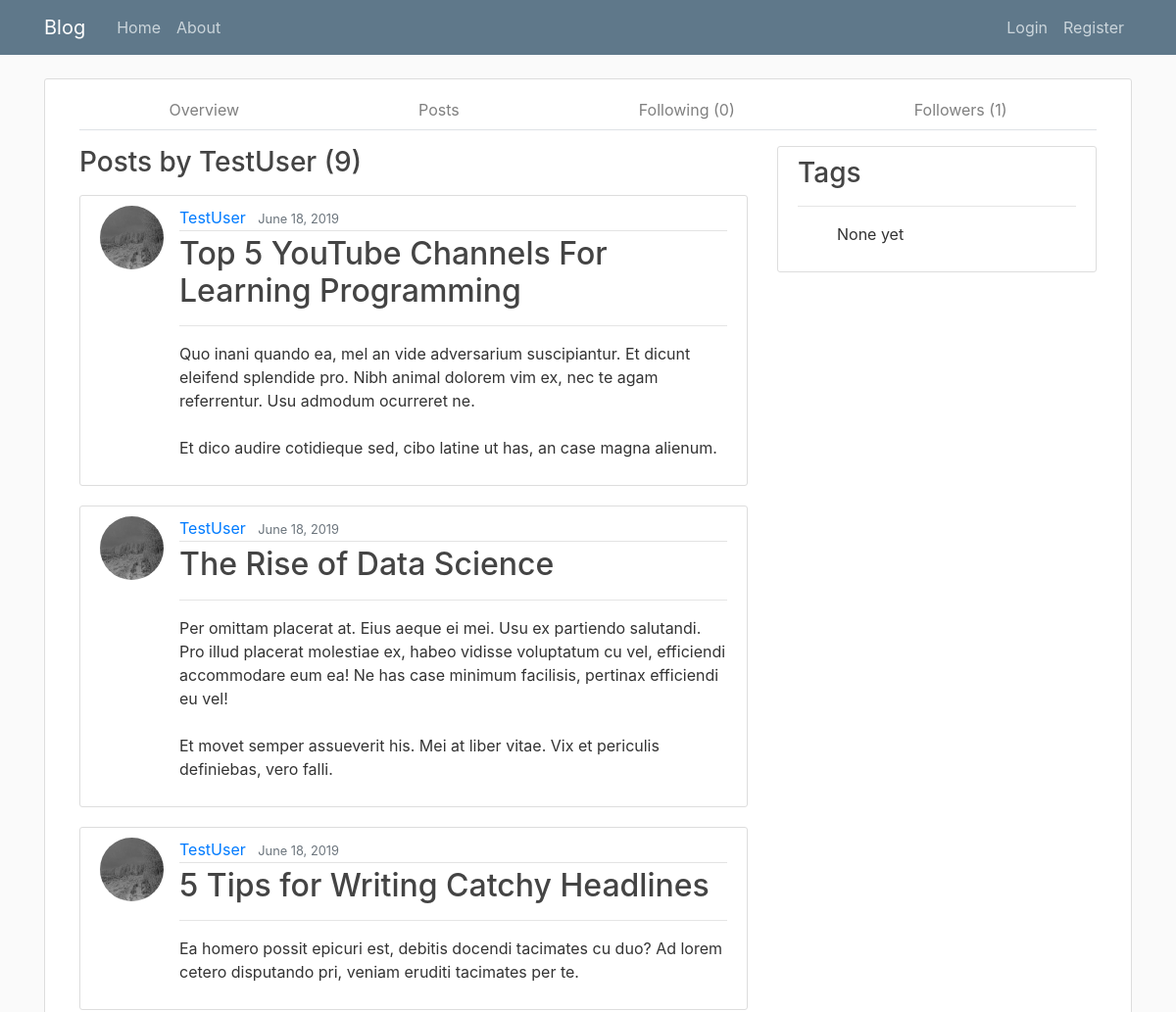
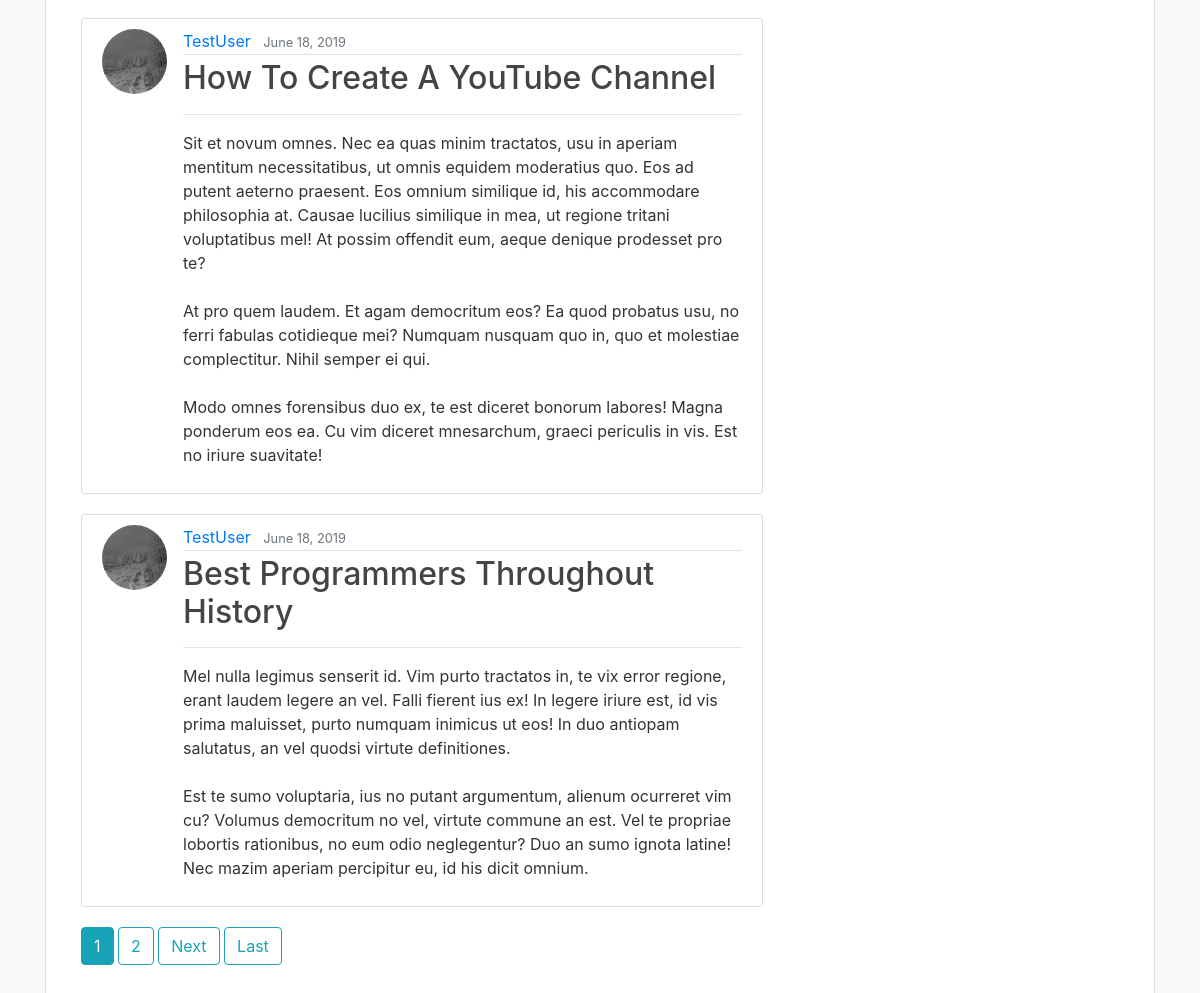
The page /user/TestUser/posts/ on the database its author committed (2 pictures, top to bottom).
### blog/models.py (models this page shows, shortened)
class Post(models.Model):
    title = models.CharField(max_length=100)
    content = models.TextField()
    date_posted = models.DateTimeField(default=timezone.now)
    author = models.ForeignKey(User, on_delete=models.CASCADE)
    image = models.ImageField(blank=True, null=True, upload_to='blog_pics')
    tags = TaggableManager()

### users/models.py (models this page shows, shortened)
class Profile(models.Model):
    user = models.OneToOneField(User, on_delete = models.CASCADE)
    image = models.ImageField(default='default.jpg', upload_to='profile_pics')
    relationships = models.ManyToManyField('self', through='Relationship',
                                           symmetrical=False,
                                           related_name='related_to')
    def get_relationships(self, status):
        return self.relationships.filter(
            to_people__status=status,
            to_people__from_person=self)
    def get_related_to(self, status):
        return self.related_to.filter(
            from_people__status=status,
            from_people__to_person=self)
    def get_following(self):
        return self.get_relationships(RELATIONSHIP_FOLLOWING)
    def get_followers(self):
        return self.get_related_to(RELATIONSHIP_FOLLOWING)

### blog/views.py (the view)
# urls.py: path('user/<str:username>/posts/', UserPostListView.as_view(), name = 'profile-posts'),
class UserPostListView(ListView):
    model = Post
    template_name = 'users/profile_posts.html'  # <app>/<model?_<viewtype>.html
    context_object_name = 'posts'
    paginate_by = 5
    def get_queryset(self):
        user = get_object_or_404(User, username=self.kwargs.get('username'))
        return Post.objects.filter(author=user).order_by('-date_posted')
    def get_context_data(self, **kwargs):
        user = get_object_or_404(User, username=self.kwargs.get('username'))
        context = super(UserPostListView, self).get_context_data(**kwargs)
        context['user'] = user
        context['tags'] = Tag.objects.all()
        context['follower_count'] = Profile.objects.get(user=user).get_followers().count()
        context['following_count'] = Profile.objects.get(user=user).get_following().count()
        return context

### users/templates/users/profile_posts.html (shortened to what this page needs)
{% extends "blog/base_profile.html" %}
{% block profile %}
<div class="container">
  <div class="row">
    <div class="col-md-8">
    <h3 class="mb-3">Posts by {{ view.kwargs.username }} ({{ page_obj.paginator.count }})</h3>
    {% include "blog/posts_with_pagination.html" %}
    </div>
    <div class="col-md-4">
      <div class="content-section">
        <h3>Tags</h3>
        <hr>
          <ul>
            {% if tags %}
              {% for tag in tags %}
                <li class='text-muted'>{{ tag }}</li>
              {% endfor %}
            {% else %}
                <p>None yet</p>
            {% endif %}
          </ul>
      </div>
    </div>
  </div>
</div>
{% endblock %}

### blog/templates/blog/base_profile.html (shortened to what this page needs)
{% extends "blog/base_else.html" %}
{% block content2 %}
<div class="content-section">
  <div class="container navbar-expand-md navbar-light bg-white pb-3">
      <div class="collapse navbar-collapse" id="navbarToggleProfile">
        <div class="navbar-nav nav-tabs nav-fill w-100 align-items-start">
          <a class="nav-item nav-link" href="{% url 'profile' user.username %}">Overview</a>
          <a class="nav-item nav-link" href="{% url 'profile-posts' user.username %}">Posts</a>
          <a class="nav-item nav-link" href="{% url 'profile-following' user.username %}">Following ({{ following_count }})</a>
          <a class="nav-item nav-link" href="{% url 'profile-followers' user.username %}">Followers ({{ follower_count }})</a>
        </div>
      </div>
  </div>
      {% block profile %}
      {% endblock profile %}
</div>
{% endblock %}

### blog/templates/blog/base_else.html (shortened to what this page needs)
{% extends "blog/base.html" %}
{% block misc %}
  <main role="main" class="container">
    <div class="row justify-content-center">
      <div class="col-md-12">
        {% block content2 %}{% endblock %}
      </div>
    </div>
  </main>
{% endblock %}

### blog/templates/blog/base.html (shortened to what this page needs)
{% load staticfiles %}
<!DOCTYPE html>
<html lang="en">
<head>
    <link rel="stylesheet" href="https://maxcdn.bootstrapcdn.com/bootstrap/4.0.0/css/bootstrap.min.css">
    <link rel="stylesheet" type="text/css" href="{% static 'blog/main.css' %}">
</head>
<body>
    <header class="site-header">
      <nav class="navbar navbar-expand-md navbar-dark bg-steel fixed-top">
        <div class="container">
          <a class="navbar-brand mr-4" href="{% url 'blog-home' %}">Blog</a>
          <div class="collapse navbar-collapse" id="navbarToggle">
            <div class="navbar-nav mr-auto">
              <a class="nav-item nav-link" href="{% url 'blog-home' %}">Home</a>
              <a class="nav-item nav-link" href="{% url 'blog-about' %}">About</a>
            </div>
            <div class="navbar-nav">
              {% if request.user.is_authenticated %}
                <a class="nav-item nav-link" href="{% url 'post-create' %}">New Post</a>
                <a class="nav-item nav-link" href="{% url 'profile' request.user %}">Profile</a>
                <a class="nav-item nav-link" href="{% url 'logout' %}">Logout</a>
              {% else %}
                <a class="nav-item nav-link" href="{% url 'login' %}">Login</a>
                <a class="nav-item nav-link" href="{% url 'register' %}">Register</a>
              {% endif %}
            </div>
          </div>
        </div>
      </nav>
    </header>
    {% block misc %}
    {% endblock misc %}
</body>
</html>

### blog/templates/blog/posts_with_pagination.html (shortened to what this page needs)
{% for post in posts %}
    <article class="media content-section">
      <img class="rounded-circle article-img" src="{{ post.author.profile.image.url }}">
      <div class="media-body">
        <div class="article-metadata">
          <a class="mr-2" href="{% url 'profile' post.author.username %}">{{ post.author }}</a>
          <small class="text-muted">{{ post.date_posted|date:"F d, Y" }}</small>
        </div>
        <h2><a class="article-title" href="{% url 'post-detail' post.id %}">{{ post.title }}</a></h2>
        <hr>
        <p class="article-content">{{ post.content }}</p>
      </div>
    </article>
{% endfor %}
{% if is_paginated %}
    {% for num in page_obj.paginator.page_range %}
        {% if page_obj.number == num %}
            <a class="btn btn-info mb-4" href="?page={{ num }}">{{ num }}</a>
        {% elif num > page_obj.number|add:'-3' and num < page_obj.number|add:'3' %}
            <a class="btn btn-outline-info mb-4" href="?page={{ num }}">{{ num }}</a>
        {% endif %}
    {% endfor %}
    {% if page_obj.has_next %}
        <a class="btn btn-outline-info mb-4" href="?page={{ page_obj.next_page_number }}">Next</a>
        <a class="btn btn-outline-info mb-4" href="?page={{ page_obj.paginator.num_pages }}">Last</a>
    {% endif %}
{% endif %}

### blog/static/blog/main.css (style rules this page uses)
body { background: #fafafa; color: #333333; margin-top: 5rem; }
h1, h2, h3, h4, h5, h6 { color: #444444; }
ul { margin: 0; }
.bg-steel { background-color: #5f788a; }
.site-header .navbar-nav .nav-link { color: #cbd5db; }
.content-section { background: #ffffff; padding: 10px 20px; border: 1px solid #dddddd; border-radius: 3px; margin-bottom: 20px; }
.article-title { color: #444444; }
.article-content { white-space: pre-line; }
.article-img { height: 65px; width: 65px; margin-right: 16px; }
.article-metadata { padding-bottom: 1px; margin-bottom: 4px; border-bottom: 1px solid #e3e3e3 }

### rows shown on the page
Post: author.profile.image (placeholder picture), author "TestUser", date_posted "June 18, 2019", title "Top 5 YouTube Channels For Learning Programming", content "Quo inani quando ea, mel an vide adversarium suscipiantur. Et dicunt eleifend splendide pro. Nibh animal dolorem vim ex, nec te agam referrentur. Usu admodum ocurreret ne. Et dico audire cotidieque sed, cibo latine ut has, an case magna alienum."
Post: author.profile.image (placeholder picture), author "TestUser", date_posted "June 18, 2019", title "The Rise of Data Science", content "Per omittam placerat at. Eius aeque ei mei. Usu ex partiendo salutandi. Pro illud placerat molestiae ex, habeo vidisse voluptatum cu vel, efficiendi accommodare eum ea! Ne has case minimum facilisis, pertinax efficiendi eu vel! Et movet semper assueverit his. Mei at liber vitae. Vix et periculis definiebas, vero falli."
Post: author.profile.image (placeholder picture), author "TestUser", date_posted "June 18, 2019", title "5 Tips for Writing Catchy Headlines", content "Ea homero possit epicuri est, debitis docendi tacimates cu duo? Ad lorem cetero disputando pri, veniam eruditi tacimates per te."
Post: author.profile.image (placeholder picture), author "TestUser", date_posted "June 18, 2019", title "How To Create A YouTube Channel", content "Sit et novum omnes. Nec ea quas minim tractatos, usu in aperiam mentitum necessitatibus, ut omnis equidem moderatius quo. Eos ad putent aeterno praesent. Eos omnium similique id, his accommodare philosophia at. Causae lucilius similique in mea, ut regione tritani voluptatibus mel! At possim offendit eum, aeque denique prodesset pro te? At pro quem laudem. Et agam democritum eos? Ea quod probatus usu, no ferri fabulas cotidieque mei? Numquam nusquam quo in, quo et molestiae complectitur. Nihil semper ei qui. Modo omnes forensibus duo ex, te est diceret bonorum labores! Magna ponderum eos ea. Cu vim diceret mnesarchum, graeci periculis in vis. Est no iriure suavitate!"
Post: author.profile.image (placeholder picture), author "TestUser", date_posted "June 18, 2019", title "Best Programmers Throughout History", content "Mel nulla legimus senserit id. Vim purto tractatos in, te vix error regione, erant laudem legere an vel. Falli fierent ius ex! In legere iriure est, id vis prima maluisset, purto numquam inimicus ut eos! In duo antiopam salutatus, an vel quodsi virtute definitiones. Est te sumo voluptaria, ius no putant argumentum, alienum ocurreret vim cu? Volumus democritum no vel, virtute commune an est. Vel te propriae lobortis rationibus, no eum odio neglegentur? Duo an sumo ignota latine! Nec mazim aperiam percipitur eu, id his dicit omnium."

### other values the page prints
{{ following_count }} "0"
{{ follower_count }} "1"
{{ view.kwargs.username }} "TestUser"
{{ page_obj.paginator.count }} "9"
{{ num }} "1"
{{ num }} "2"
